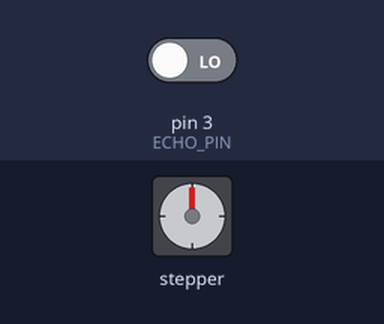
The sketch below on a simulated Arduino Uno, built with avr-gcc and run on an emulated ATmega328P. Shown: stepper motor. The inputs (shaded band) are chosen by the test bench; at power-on: pin 3 (ECHO_PIN) LOW. Stepper angles assume 1048 steps per turn.

Above: at 0.1 s.
At 9.96 s:
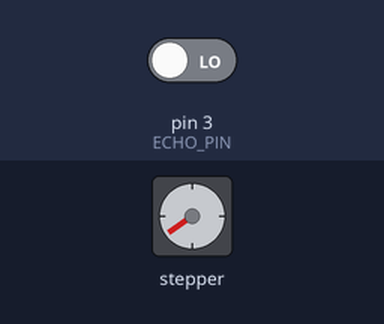
At 19.81 s:
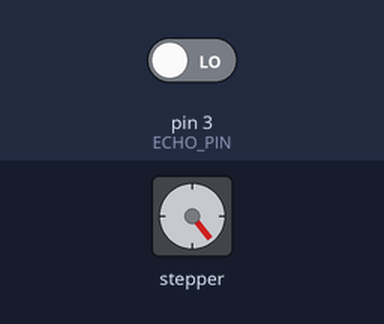
At 39.55 s:
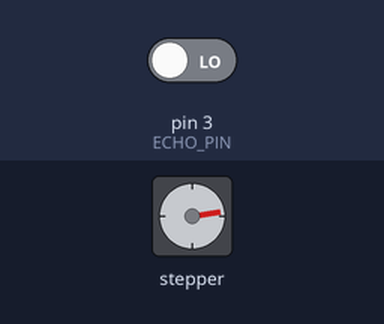
Timing chart, 0 to 40.0 s (numbered marks = the images above):
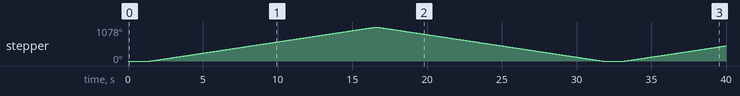

Measured:
- by itself, stepper: turns 1078° clockwise in 15.1 s, then 1078° counter-clockwise in 15.1 s, then 482° clockwise in 6.7 s

The sketch:

MotoresAPaso.ino
```cpp
#include <Servo.h>
#include <Stepper.h>

int TRIGGER_PIN = 2;
int ECHO_PIN = 3;
int distancia;
int tiempo;

int stepsPerRevolution = 1048;
int motSpeed = 12;
Stepper myStepper(stepsPerRevolution, 8, 10, 9, 11);
int dt = 1000;

void setup() {
  Serial.begin(115200);
  myStepper.setSpeed(motSpeed);
  pinMode(TRIGGER_PIN, OUTPUT);
  pinMode(ECHO_PIN, INPUT);
}

void loop() {
  // Enviar un pulso ultrasónico
  digitalWrite(TRIGGER_PIN, HIGH);
  delay(500);
  digitalWrite(TRIGGER_PIN, LOW);
  // Medir el tiempo que tarda en volver el pulso
  tiempo = pulseIn(ECHO_PIN, HIGH);
  distancia = tiempo / 58.2;

  if (distancia <= 35) {
    // Girar 3 veces en una dirección
    for (int i = 0; i < 3; i++) {
      xd();
    }

    // Girar 3 veces en la dirección opuesta
    for (int i = 0; i < 3; i++) {
      xd2();
    }
  } else {
    // Detener el motor cuando no se detecta nada
    myStepper.step(0);
  }
}

void xd() {
  myStepper.step(stepsPerRevolution);
}

void xd2() {
  myStepper.step(-stepsPerRevolution);
}
```
